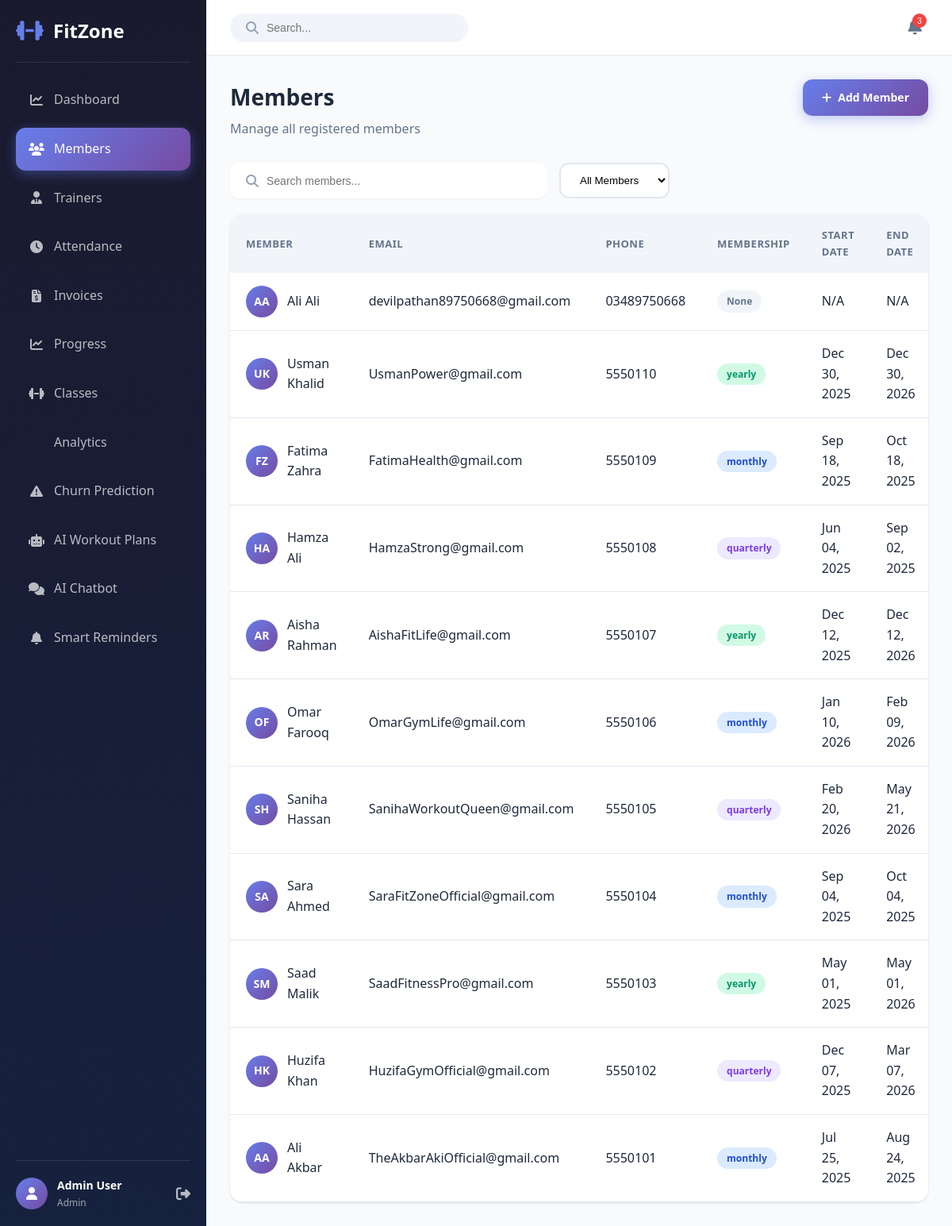
/members (signed in), run on the app's committed database.
### models.py (models this page shows, shortened)
class User(UserMixin, db.Model):
    __tablename__ = 'users'
    id = db.Column(db.Integer, primary_key=True)
    email = db.Column(db.String(120), unique=True, nullable=False, index=True)
    password_hash = db.Column(db.String(256), nullable=False)
    first_name = db.Column(db.String(50), nullable=False)
    last_name = db.Column(db.String(50), nullable=False)
    role = db.Column(db.String(20), nullable=False, default='member')  # admin, trainer, member
    phone = db.Column(db.String(20))
    created_at = db.Column(db.DateTime, default=datetime.utcnow)
    updated_at = db.Column(db.DateTime, default=datetime.utcnow, onupdate=datetime.utcnow)
    is_active = db.Column(db.Boolean, default=True)
    profile_image = db.Column(db.String(255), default='default-avatar.png')
    member = db.relationship('Member', backref='user', uselist=False, lazy=True)
    trainer = db.relationship('Trainer', backref='user', uselist=False, lazy=True)

class Member(db.Model):
    __tablename__ = 'members'
    id = db.Column(db.Integer, primary_key=True)
    user_id = db.Column(db.Integer, db.ForeignKey('users.id'), nullable=False)
    date_of_birth = db.Column(db.Date)
    gender = db.Column(db.String(10))
    address = db.Column(db.Text)
    emergency_contact = db.Column(db.String(100))
    emergency_phone = db.Column(db.String(20))
    membership_type = db.Column(db.String(50))  # monthly, quarterly, yearly
    membership_start = db.Column(db.Date)
    membership_end = db.Column(db.Date)
    height = db.Column(db.Float)  # in cm
    weight = db.Column(db.Float)  # in kg
    fitness_goal = db.Column(db.String(100))
    medical_conditions = db.Column(db.Text)
    is_active = db.Column(db.Boolean, default=True)
    created_at = db.Column(db.DateTime, default=datetime.utcnow)
    updated_at = db.Column(db.DateTime, default=datetime.utcnow, onupdate=datetime.utcnow)
    progress_records = db.relationship('ProgressRecord', backref='member', lazy=True, cascade='all, delete-orphan')
    attendance = db.relationship('Attendance', backref='member', lazy=True, cascade='all, delete-orphan')
    payments = db.relationship('Payment', backref='member', lazy=True, cascade='all, delete-orphan')

### app.py (the view)
@app.route('/members')
@login_required
@role_required(['admin', 'trainer'])
def members():
    search_query = request.args.get('search', '')
    filter_type = request.args.get('filter', 'all')
    query = Member.query.join(User).filter(User.is_active == True)
    if search_query:
        query = query.filter(
            (User.first_name.ilike(f'%{search_query}%')) |
            (User.last_name.ilike(f'%{search_query}%')) |
            (User.email.ilike(f'%{search_query}%'))
        )
    if filter_type == 'active':
        query = query.filter(Member.is_active == True)
    elif filter_type == 'inactive':
        query = query.filter(Member.is_active == False)
    elif filter_type == 'expired':
        query = query.filter(Member.membership_end < date.today())
    members_list = query.order_by(Member.created_at.desc()).all()
    return render_template('members.html', members=members_list, search=search_query, filter_type=filter_type, today=date.today())

### app.py (called while the page is built)
@login_manager.user_loader
def load_user(user_id):
    return User.query.get(int(user_id))

def role_required(roles):
    def decorator(f):
        @wraps(f)
        def decorated_function(*args, **kwargs):
            if not current_user.is_authenticated:
                return redirect(url_for('login'))
            if current_user.role not in roles:
                flash('You do not have permission to access this page.', 'danger')
                return redirect(url_for('dashboard'))
            return f(*args, **kwargs)
        return decorated_function
    return decorator

### templates/members.html (shortened to what this page needs)
{% extends "base.html" %}
{% block content %}
<div class="page-container">
    <div class="page-header">
        <div class="header-content">
            <h1>Members</h1>
            <p>Manage all registered members</p>
        </div>
        <div class="header-actions">
            <a href="{{ url_for('add_member') }}" class="btn btn-primary">
                <i class="fas fa-plus"></i>
                <span>Add Member</span>
            </a>
        </div>
    </div>
    <div class="filters-bar">
        <form method="GET" class="search-form">
            <div class="search-input-wrapper">
                <i class="fas fa-search"></i>
                <input type="text" name="search" placeholder="Search members..." value="{{ search }}">
            </div>
            <select name="filter" class="filter-select" onchange="this.form.submit()">
                <option value="all" {% if filter_type == 'all' %}selected{% endif %}>All Members</option>
            </select>
        </form>
    </div>
    <div class="table-container">
        <table class="data-table">
            <thead>
                <tr>
                    <th>Member</th>
                    <th>Email</th>
                    <th>Phone</th>
                    <th>Membership</th>
                    <th>Start Date</th>
                    <th>End Date</th>
                </tr>
            </thead>
            <tbody>
                {% for member in members %}
                <tr>
                    <td>
                        <div class="member-cell">
                            <div class="avatar">
                                {{ member.user.first_name[0] }}{{ member.user.last_name[0] }}
                            </div>
                            <span>{{ member.user.first_name }} {{ member.user.last_name }}</span>
                        </div>
                    </td>
                    <td>{{ member.user.email }}</td>
                    <td>{{ member.user.phone or 'N/A' }}</td>
                    <td>
                        <span class="badge badge-{% if member.membership_type == 'monthly' %}blue{% elif member.membership_type == 'yearly' %}green{% elif member.membership_type == 'quarterly' %}purple{% else %}gray{% endif %}">
                            {{ member.membership_type or 'None' }}
                        </span>
                    </td>
                    <td>{{ member.membership_start.strftime('%b %d, %Y') if member.membership_start else 'N/A' }}</td>
                    <td>{{ member.membership_end.strftime('%b %d, %Y') if member.membership_end else 'N/A' }}</td>
                </tr>
                {% endfor %}
            </tbody>
        </table>
    </div>
</div>
{% endblock %}

### templates/base.html (shortened to what this page needs)
<!DOCTYPE html>
<html lang="en">
<head>
    <link rel="stylesheet" href="{{ url_for('static', filename='css/style.css') }}">
    <link rel="stylesheet" href="https://cdnjs.cloudflare.com/ajax/libs/font-awesome/6.4.0/css/all.min.css">
</head>
<body>
    {% if current_user.is_authenticated %}
    <aside class="sidebar" id="sidebar">
        <div class="sidebar-header">
            <div class="logo">
                <i class="fas fa-dumbbell"></i>
                <span>FitZone</span>
            </div>
        </div>
        <nav class="sidebar-nav">
            <a href="{{ url_for('dashboard') }}" class="nav-item {% if request.endpoint == 'dashboard' %}active{% endif %}">
                <i class="fas fa-chart-line"></i>
                <span>Dashboard</span>
            </a>
            {% if current_user.role in ['admin', 'trainer'] %}
            <a href="{{ url_for('members') }}" class="nav-item {% if request.endpoint in ['members', 'member_detail', 'add_member', 'edit_member'] %}active{% endif %}">
                <i class="fas fa-users"></i>
                <span>Members</span>
            </a>
            {% endif %}
            {% if current_user.role == 'admin' %}
            <a href="{{ url_for('trainers') }}" class="nav-item {% if request.endpoint in ['trainers', 'trainer_detail', 'add_trainer'] %}active{% endif %}">
                <i class="fas fa-user-tie"></i>
                <span>Trainers</span>
            </a>
            {% endif %}
            <a href="{{ url_for('attendance') }}" class="nav-item {% if request.endpoint == 'attendance' %}active{% endif %}">
                <i class="fas fa-clock"></i>
                <span>Attendance</span>
            </a>
            <a href="{{ url_for('invoices') }}" class="nav-item {% if request.endpoint in ['invoices', 'create_invoice', 'pay_invoice'] %}active{% endif %}">
                <i class="fas fa-file-invoice-dollar"></i>
                <span>Invoices</span>
            </a>
            <a href="{{ url_for('progress') }}" class="nav-item {% if request.endpoint in ['progress', 'member_progress', 'add_progress'] %}active{% endif %}">
                <i class="fas fa-chart-line"></i>
                <span>Progress</span>
            </a>
            {% if current_user.role in ['admin', 'trainer'] %}
            <a href="{{ url_for('classes_list') }}" class="nav-item {% if request.endpoint in ['classes_list', 'add_class', 'edit_class'] %}active{% endif %}">
                <i class="fas fa-dumbbell"></i>
                <span>Classes</span>
            </a>
            {% endif %}
             {% if current_user.role == 'admin' %}
             <a href="{{ url_for('analytics') }}" class="nav-item {% if request.endpoint == 'analytics' %}active{% endif %}">
                 <span>Analytics</span>
             </a>
             {% endif %}
             {% if current_user.role == 'admin' %}
             <a href="{{ url_for('churn_prediction') }}" class="nav-item {% if request.endpoint in ['churn_prediction', 'member_churn_details', 'retrain_churn_model'] %}active{% endif %}">
                 <i class="fas fa-exclamation-triangle"></i>
                 <span>Churn Prediction</span>
             </a>
             {% endif %}
            <a href="{{ url_for('workout_plans') }}" class="nav-item {% if request.endpoint in ['workout_plans', 'workout_plan_detail'] %}active{% endif %}">
                <i class="fas fa-robot"></i>
                <span>AI Workout Plans</span>
            </a>
            <a href="{{ url_for('chatbot_page') }}" class="nav-item {% if request.endpoint == 'chatbot_page' %}active{% endif %}">
                <i class="fas fa-comments"></i>
                <span>AI Chatbot</span>
            </a>
            {% if current_user.role == 'admin' %}
            <a href="{{ url_for('payment_reminders') }}" class="nav-item {% if request.endpoint == 'payment_reminders' %}active{% endif %}">
                <i class="fas fa-bell"></i>
                <span>Smart Reminders</span>
            </a>
            {% endif %}
        </nav>
        <div class="sidebar-footer">
            <div class="user-info">
                <div class="user-avatar">
                    <i class="fas fa-user"></i>
                </div>
                <div class="user-details">
                    <span class="user-name">{{ current_user.first_name }} {{ current_user.last_name }}</span>
                    <span class="user-role">{{ current_user.role|title }}</span>
                </div>
            </div>
            <a href="{{ url_for('logout') }}" class="logout-btn">
                <i class="fas fa-sign-out-alt"></i>
            </a>
        </div>
    </aside>
    <main class="main-content">
        <header class="top-header">
            <div class="header-search">
                <i class="fas fa-search"></i>
                <input type="text" placeholder="Search...">
            </div>
            <div class="header-actions">
                <button class="notification-btn">
                    <i class="fas fa-bell"></i>
                    <span class="notification-badge">3</span>
                </button>
            </div>
        </header>
        <div class="content-wrapper">
            {% block content %}{% endblock %}
        </div>
    </main>
    {% endif %}
</body>
</html>

### data on the page
User: first_name "Admin", last_name "User", role "Admin"
Member: user "A", user.first_name "Ali", user.last_name "Ali", user.email "devilpathan89750668@gmail.com", user "03489750668", membership_type "None", membership_start "N/A", membership_end "N/A"
Member: user "U", user "K", user.first_name "Usman", user.last_name "Khalid", user.email "UsmanPower@gmail.com", user "5550110", membership_type "yearly", membership_start "Dec 30, 2025", membership_end "Dec 30, 2026"
Member: user "F", user "Z", user.first_name "Fatima", user.last_name "Zahra", user.email "FatimaHealth@gmail.com", user "5550109", membership_type "monthly", membership_start "Sep 18, 2025", membership_end "Oct 18, 2025"
Member: user "H", user "A", user.first_name "Hamza", user.last_name "Ali", user.email "HamzaStrong@gmail.com", user "5550108", membership_type "quarterly", membership_start "Jun 04, 2025", membership_end "Sep 02, 2025"
Member: user "A", user "R", user.first_name "Aisha", user.last_name "Rahman", user.email "AishaFitLife@gmail.com", user "5550107", membership_type "yearly", membership_start "Dec 12, 2025", membership_end "Dec 12, 2026"
Member: user "O", user "F", user.first_name "Omar", user.last_name "Farooq", user.email "OmarGymLife@gmail.com", user "5550106", membership_type "monthly", membership_start "Jan 10, 2026", membership_end "Feb 09, 2026"
Member: user "S", user "H", user.first_name "Saniha", user.last_name "Hassan", user.email "SanihaWorkoutQueen@gmail.com", user "5550105", membership_type "quarterly", membership_start "Feb 20, 2026", membership_end "May 21, 2026"
Member: user "S", user "A", user.first_name "Sara", user.last_name "Ahmed", user.email "SaraFitZoneOfficial@gmail.com", user "5550104", membership_type "monthly", membership_start "Sep 04, 2025", membership_end "Oct 04, 2025"
Member: user "S", user "M", user.first_name "Saad", user.last_name "Malik", user.email "SaadFitnessPro@gmail.com", user "5550103", membership_type "yearly", membership_start "May 01, 2025", membership_end "May 01, 2026"
Member: user "H", user "K", user.first_name "Huzifa", user.last_name "Khan", user.email "HuzifaGymOfficial@gmail.com", user "5550102", membership_type "quarterly", membership_start "Dec 07, 2025", membership_end "Mar 07, 2026"
Member: user "A", user.first_name "Ali", user.last_name "Akbar", user.email "TheAkbarAkiOfficial@gmail.com", user "5550101", membership_type "monthly", membership_start "Jul 25, 2025", membership_end "Aug 24, 2025"
